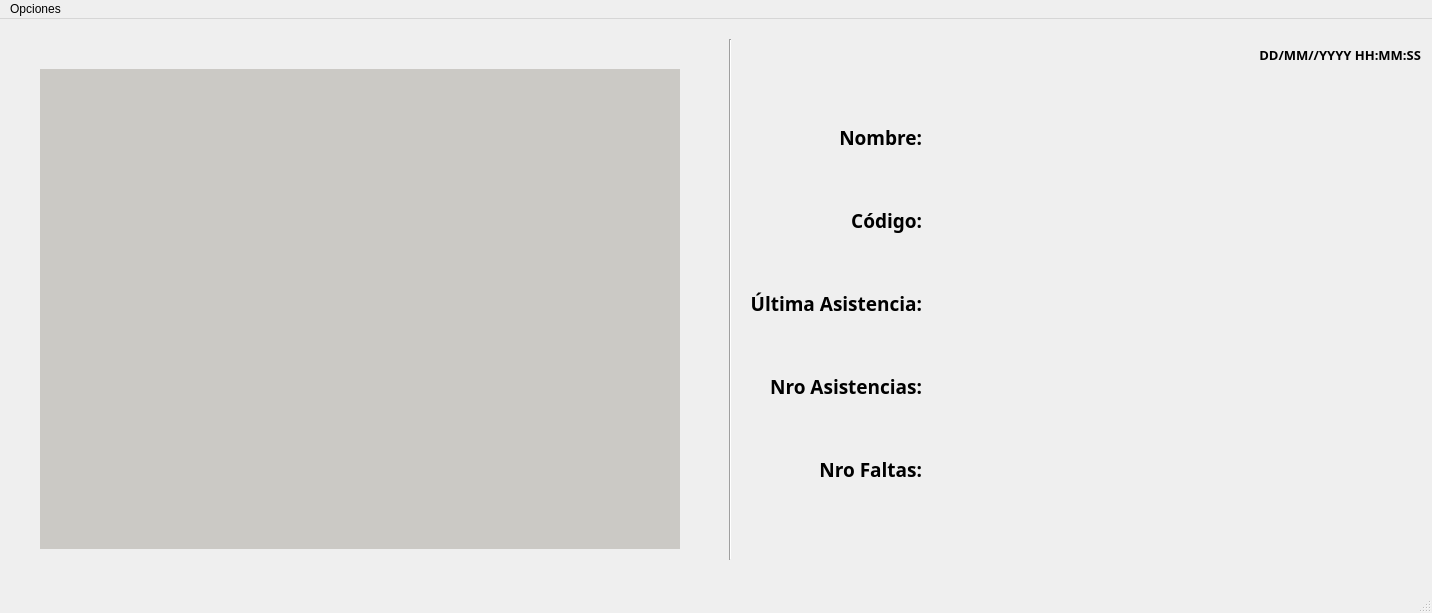
<?xml version="1.0" encoding="UTF-8"?>
<ui version="4.0">
 <class>MainWindow</class>
 <widget class="QMainWindow" name="MainWindow">
  <property name="geometry">
   <rect>
    <x>0</x>
    <y>0</y>
    <width>1432</width>
    <height>613</height>
   </rect>
  </property>
  <property name="windowTitle">
   <string>Control de Asistencias</string>
  </property>
  <widget class="QWidget" name="centralwidget">
   <widget class="QLabel" name="imageLabel">
    <property name="geometry">
     <rect>
      <x>40</x>
      <y>50</y>
      <width>640</width>
      <height>480</height>
     </rect>
    </property>
    <property name="sizePolicy">
     <sizepolicy hsizetype="Fixed" vsizetype="Fixed">
      <horstretch>0</horstretch>
      <verstretch>0</verstretch>
     </sizepolicy>
    </property>
    <property name="styleSheet">
     <string notr="true">background-color: rgb(203, 201, 197);</string>
    </property>
    <property name="text">
     <string/>
    </property>
   </widget>
   <widget class="QLabel" name="timeNowLabel">
    <property name="geometry">
     <rect>
      <x>1140</x>
      <y>20</y>
      <width>281</width>
      <height>31</height>
     </rect>
    </property>
    <property name="font">
     <font>
      <family>Archivo SemiBold</family>
      <pointsize>10</pointsize>
      <weight>75</weight>
      <bold>true</bold>
     </font>
    </property>
    <property name="layoutDirection">
     <enum>Qt::RightToLeft</enum>
    </property>
    <property name="text">
     <string>DD/MM//YYYY HH:MM:SS</string>
    </property>
    <property name="alignment">
     <set>Qt::AlignRight|Qt::AlignTrailing|Qt::AlignVCenter</set>
    </property>
   </widget>
   <widget class="Line" name="line">
    <property name="geometry">
     <rect>
      <x>690</x>
      <y>20</y>
      <width>81</width>
      <height>521</height>
     </rect>
    </property>
    <property name="orientation">
     <enum>Qt::Vertical</enum>
    </property>
   </widget>
   <widget class="QWidget" name="layoutWidget">
    <property name="geometry">
     <rect>
      <x>750</x>
      <y>80</y>
      <width>553</width>
      <height>409</height>
     </rect>
    </property>
    <layout class="QHBoxLayout" name="horizontalLayout" stretch="3,10">
     <item>
      <layout class="QVBoxLayout" name="verticalLayout">
       <item>
        <widget class="QLabel" name="nameLabel">
         <property name="font">
          <font>
           <family>Archivo ExtraBold</family>
           <pointsize>14</pointsize>
           <weight>75</weight>
           <bold>true</bold>
          </font>
         </property>
         <property name="text">
          <string>Nombre:</string>
         </property>
         <property name="alignment">
          <set>Qt::AlignRight|Qt::AlignTrailing|Qt::AlignVCenter</set>
         </property>
        </widget>
       </item>
       <item>
        <widget class="QLabel" name="codeLabel">
         <property name="font">
          <font>
           <family>Archivo ExtraBold</family>
           <pointsize>14</pointsize>
           <weight>75</weight>
           <bold>true</bold>
          </font>
         </property>
         <property name="text">
          <string>Código:</string>
         </property>
         <property name="alignment">
          <set>Qt::AlignRight|Qt::AlignTrailing|Qt::AlignVCenter</set>
         </property>
        </widget>
       </item>
       <item>
        <widget class="QLabel" name="lastAttendanceLabel">
         <property name="font">
          <font>
           <family>Archivo ExtraBold</family>
           <pointsize>14</pointsize>
           <weight>75</weight>
           <bold>true</bold>
          </font>
         </property>
         <property name="text">
          <string>Última Asistencia:</string>
         </property>
         <property name="alignment">
          <set>Qt::AlignRight|Qt::AlignTrailing|Qt::AlignVCenter</set>
         </property>
        </widget>
       </item>
       <item>
        <widget class="QLabel" name="codeLabel_2">
         <property name="font">
          <font>
           <family>Archivo ExtraBold</family>
           <pointsize>14</pointsize>
           <weight>75</weight>
           <bold>true</bold>
          </font>
         </property>
         <property name="text">
          <string>Nro Asistencias:</string>
         </property>
         <property name="alignment">
          <set>Qt::AlignRight|Qt::AlignTrailing|Qt::AlignVCenter</set>
         </property>
        </widget>
       </item>
       <item>
        <widget class="QLabel" name="codeLabel_3">
         <property name="font">
          <font>
           <family>Archivo ExtraBold</family>
           <pointsize>14</pointsize>
           <weight>75</weight>
           <bold>true</bold>
          </font>
         </property>
         <property name="text">
          <string>Nro Faltas:</string>
         </property>
         <property name="alignment">
          <set>Qt::AlignRight|Qt::AlignTrailing|Qt::AlignVCenter</set>
         </property>
        </widget>
       </item>
      </layout>
     </item>
     <item>
      <layout class="QVBoxLayout" name="verticalLayout_2">
       <item>
        <widget class="QLabel" name="actualNameLabel">
         <property name="font">
          <font>
           <family>Archivo</family>
           <pointsize>14</pointsize>
           <weight>50</weight>
           <bold>false</bold>
          </font>
         </property>
         <property name="text">
          <string/>
         </property>
         <property name="alignment">
          <set>Qt::AlignLeading|Qt::AlignLeft|Qt::AlignVCenter</set>
         </property>
        </widget>
       </item>
       <item>
        <widget class="QLabel" name="actualCodeLabel">
         <property name="font">
          <font>
           <family>Archivo</family>
           <pointsize>14</pointsize>
           <weight>50</weight>
           <bold>false</bold>
          </font>
         </property>
         <property name="text">
          <string/>
         </property>
         <property name="alignment">
          <set>Qt::AlignLeading|Qt::AlignLeft|Qt::AlignVCenter</set>
         </property>
        </widget>
       </item>
       <item>
        <widget class="QLabel" name="actualLastAttendanceLabel">
         <property name="font">
          <font>
           <family>Archivo</family>
           <pointsize>14</pointsize>
           <weight>50</weight>
           <bold>false</bold>
          </font>
         </property>
         <property name="text">
          <string/>
         </property>
         <property name="alignment">
          <set>Qt::AlignLeading|Qt::AlignLeft|Qt::AlignVCenter</set>
         </property>
        </widget>
       </item>
       <item>
        <widget class="QLabel" name="actualNumberOfAttendanceLabel">
         <property name="font">
          <font>
           <family>Archivo</family>
           <pointsize>14</pointsize>
           <weight>50</weight>
           <bold>false</bold>
          </font>
         </property>
         <property name="text">
          <string/>
         </property>
         <property name="alignment">
          <set>Qt::AlignLeading|Qt::AlignLeft|Qt::AlignVCenter</set>
         </property>
        </widget>
       </item>
       <item>
        <widget class="QLabel" name="actualNumberOfNoAttendanceLabel">
         <property name="font">
          <font>
           <family>Archivo</family>
           <pointsize>14</pointsize>
           <weight>50</weight>
           <bold>false</bold>
          </font>
         </property>
         <property name="text">
          <string/>
         </property>
         <property name="alignment">
          <set>Qt::AlignLeading|Qt::AlignLeft|Qt::AlignVCenter</set>
         </property>
        </widget>
       </item>
      </layout>
     </item>
    </layout>
   </widget>
  </widget>
  <widget class="QMenuBar" name="menubar">
   <property name="geometry">
    <rect>
     <x>0</x>
     <y>0</y>
     <width>1432</width>
     <height>26</height>
    </rect>
   </property>
   <widget class="QMenu" name="menuOpciones">
    <property name="title">
     <string>Opciones</string>
    </property>
    <addaction name="actionRegistrarAlumno"/>
    <addaction name="actionExportar"/>
    <addaction name="separator"/>
    <addaction name="actionSalir"/>
   </widget>
   <addaction name="menuOpciones"/>
  </widget>
  <widget class="QStatusBar" name="statusbar"/>
  <action name="actionExportar">
   <property name="text">
    <string>Exportar</string>
   </property>
   <property name="iconText">
    <string>Exportar</string>
   </property>
   <property name="toolTip">
    <string>Exportar registro de asistencias</string>
   </property>
   <property name="statusTip">
    <string>Exportar registro de asistencias</string>
   </property>
   <property name="shortcut">
    <string>Ctrl+E</string>
   </property>
  </action>
  <action name="actionSalir">
   <property name="checkable">
    <bool>false</bool>
   </property>
   <property name="checked">
    <bool>false</bool>
   </property>
   <property name="text">
    <string>Salir</string>
   </property>
   <property name="toolTip">
    <string>Salir de Aplicación</string>
   </property>
   <property name="statusTip">
    <string>Salir de Aplicación</string>
   </property>
   <property name="shortcut">
    <string>Ctrl+Q</string>
   </property>
  </action>
  <action name="actionRegistrarAlumno">
   <property name="text">
    <string>Registrar Alumno</string>
   </property>
   <property name="toolTip">
    <string>Registrar Alumno Nuevo</string>
   </property>
   <property name="statusTip">
    <string>Registrar Alumno Nuevo</string>
   </property>
   <property name="whatsThis">
    <string/>
   </property>
   <property name="shortcut">
    <string>Ctrl+R</string>
   </property>
  </action>
 </widget>
 <resources/>
 <connections/>
</ui>
